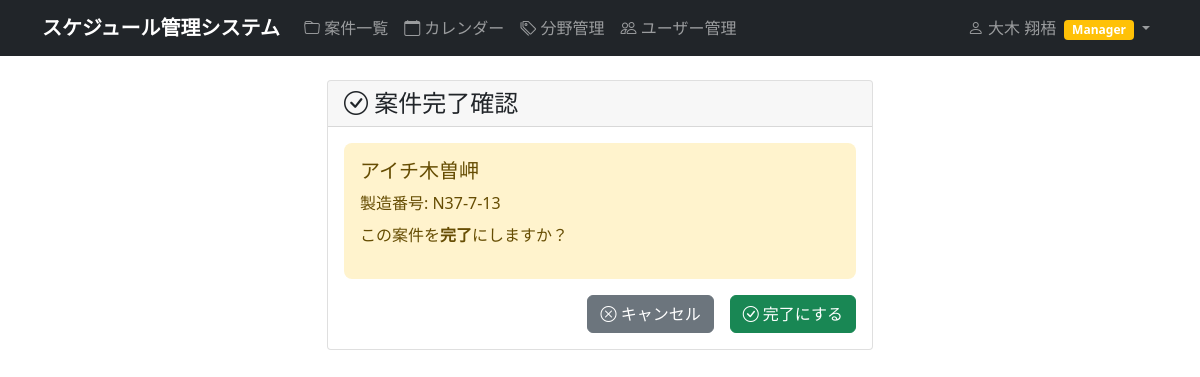
Page /schedule/projects/8/complete/ (signed in) on the committed database.
### accounts/models.py (models this page shows, shortened)
class CustomUser(AbstractUser):
    email = models.EmailField('メールアドレス', blank=True, null=True)
    department = models.CharField('部署', max_length=100, blank=True)
    phone = models.CharField('電話番号', max_length=20, blank=True)
    is_manager = models.BooleanField('マネージャー権限', default=False)
    is_viewer = models.BooleanField('閲覧者権限', default=False, help_text='全員の案件を閲覧できますが編集はできません')
    class Meta:
        verbose_name = 'ユーザー'
        verbose_name_plural = 'ユーザー'

### schedule/models.py (models this page shows, shortened)
class Project(models.Model):
    name = models.CharField('案件名', max_length=200)
    manufacturing_number = models.CharField('製造番号', max_length=100)
    due_date = models.DateField('納期', null=True, blank=True)
    description = models.TextField('詳細', blank=True)
    is_completed = models.BooleanField('完了フラグ', default=False)
    completed_at = models.DateTimeField('完了日時', null=True, blank=True)
    created_by = models.ForeignKey(User, on_delete=models.CASCADE, verbose_name='登録者', related_name='created_projects')
    assigned_to = models.ForeignKey(User, on_delete=models.CASCADE, verbose_name='担当者', related_name='assigned_projects')
    created_at = models.DateTimeField(auto_now_add=True)
    updated_at = models.DateTimeField(auto_now=True)
    class Meta:
        verbose_name = '案件'
        verbose_name_plural = '案件'

### schedule/views.py (the view, shortened to what this page needs)
# urls.py: path('projects/<int:pk>/complete/', views.project_complete_view, name='project_complete'),
@login_required
def project_complete_view(request, pk):
    project = get_object_or_404(Project, pk=pk)
    if not (project.created_by == request.user or
            project.assigned_to == request.user or
            request.user.is_manager or
            request.user.is_superuser):
        messages.error(request, 'この案件の完了状態を変更する権限がありません。')
        return redirect('schedule:project_detail', pk=project.pk)
    return render(request, 'schedule/project_confirm_complete.html', {
        'project': project,
    })

### templates/schedule/project_confirm_complete.html (shortened to what this page needs)
{% extends "base.html" %}
{% block content %}
<div class="row">
    <div class="col-md-6 mx-auto">
        <div class="card">
            <div class="card-header">
                <h4 class="card-title mb-0">
                    <i class="bi bi-check-circle"></i> 案件完了確認
                </h4>
            </div>
            <div class="card-body">
                <div class="alert alert-warning">
                    <h5>{{ project.name }}</h5>
                    <p class="mb-0">製造番号: {{ project.manufacturing_number }}</p>
                    {% if project.is_completed %}
                        <p class="mt-2">この案件を<strong>未完了状態</strong>に戻しますか？</p>
                    {% else %}
                        <p class="mt-2">この案件を<strong>完了</strong>にしますか？</p>
                    {% endif %}
                </div>
                <form method="post">
                    <div class="d-grid gap-2 d-md-flex justify-content-md-end">
                        <a href="{% url 'schedule:project_detail' project.pk %}" class="btn btn-secondary me-md-2">
                            <i class="bi bi-x-circle"></i> キャンセル
                        </a>
                        {% if project.is_completed %}
                            <button type="submit" class="btn btn-warning">
                                <i class="bi bi-arrow-clockwise"></i> 未完了に戻す
                            </button>
                        {% else %}
                            <button type="submit" class="btn btn-success">
                                <i class="bi bi-check-circle"></i> 完了にする
                            </button>
                        {% endif %}
                    </div>
                </form>
            </div>
        </div>
    </div>
</div>
{% endblock %}

### templates/base.html (shortened to what this page needs)
<!DOCTYPE html>
<head>
    <link href="https://cdn.jsdelivr.net/npm/bootstrap@5.1.3/dist/css/bootstrap.min.css" rel="stylesheet">
    <link rel="stylesheet" href="https://cdn.jsdelivr.net/npm/bootstrap-icons@1.7.2/font/bootstrap-icons.css">
    {% load static %}
    <link rel="stylesheet" href="{% static 'css/style.css' %}">
</head>
<body>
    <nav class="navbar navbar-expand-lg navbar-dark bg-dark">
        <div class="container">
                        <a class="navbar-brand" href="{% url 'schedule:project_list' %}">
                スケジュール管理システム
            </a>
            {% if user.is_authenticated %}
            <div class="collapse navbar-collapse" id="navbarNav">
                <ul class="navbar-nav me-auto">
                    <li class="nav-item">
                        <a class="nav-link" href="{% url 'schedule:project_list' %}">
                            <i class="bi bi-folder"></i> 案件一覧
                        </a>
                    </li>
                    <li class="nav-item">
                        <a class="nav-link" href="{% url 'schedule:calendar' %}">
                            <i class="bi bi-calendar"></i> カレンダー
                        </a>
                    </li>
                    <li class="nav-item">
                        <a class="nav-link" href="{% url 'schedule:field_list' %}">
                            <i class="bi bi-tags"></i> 分野管理
                        </a>
                    </li>
                    {% if user.is_manager or user.is_superuser %}
                    <li class="nav-item">
                        <a class="nav-link" href="{% url 'accounts:user_list' %}">
                            <i class="bi bi-people"></i> ユーザー管理
                        </a>
                    </li>
                    {% endif %}
                </ul>
                <ul class="navbar-nav">
                    <li class="nav-item dropdown">
                        <a class="nav-link dropdown-toggle" href="#" role="button" data-bs-toggle="dropdown">
                            <i class="bi bi-person"></i> {% if user.first_name or user.last_name %}{{ user.last_name }} {{ user.first_name }}{% else %}{{ user.username }}{% endif %}
                            {% if user.is_manager %}<span class="badge bg-warning ms-1">Manager</span>{% endif %}
                        </a>
                    </li>
                </ul>
            </div>
            {% endif %}
        </div>
    </nav>
    <main class="container mt-4">
        {% block content %}
        {% endblock %}
    </main>
</body>
</html>

### static/css/style.css (style rules this page uses)
.navbar-brand { font-weight: bold; }
.alert { border: none; border-radius: 0.5rem; }
.btn { border-radius: 0.375rem; font-weight: 500; }
.badge { font-size: 0.75em; }

### rows in the picture
CustomUser: last_name "大木", first_name "翔梧"
Project: name "アイチ木曽岬", manufacturing_number "N37-7-13"
